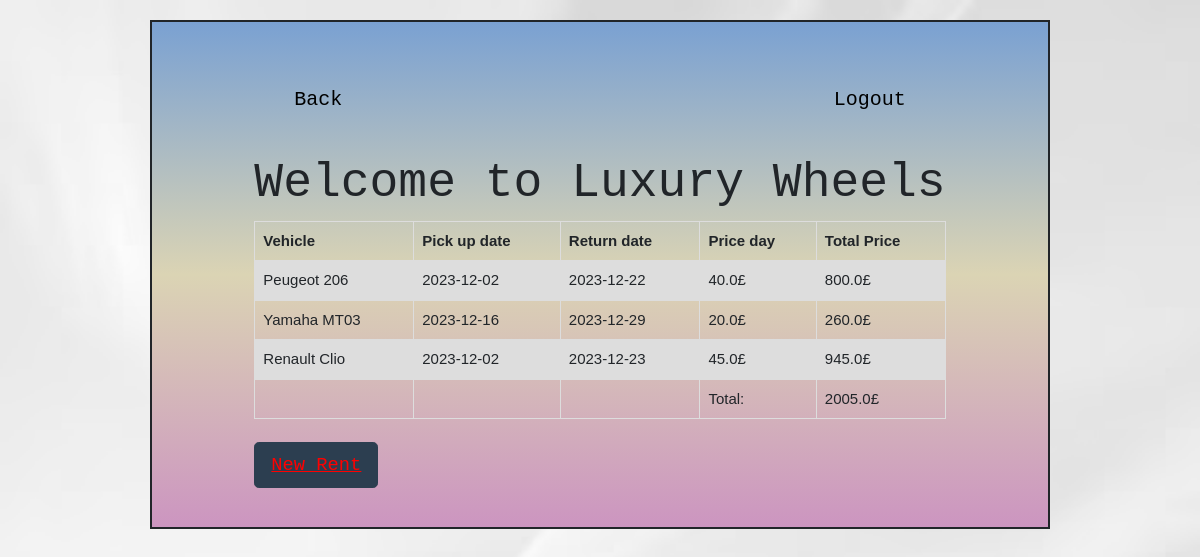
Screenshot of /my_rentals/ (signed in) with the database file from the repository.
### models.py (models this page shows, shortened)
class Rent(db.Model):
    __tablename__ = "rents"
    id = db.Column(db.Integer,primary_key=True,nullable=False)
    client_id = db.Column(db.Integer,db.ForeignKey("clients.id"), nullable=False)
    vehicle_id = db.Column(db.Integer,db.ForeignKey("vehicles.id"), nullable=False)
    pick_up_date = db.Column(db.Date, nullable=False)
    return_date = db.Column(db.Date, nullable=False)
    price_day = db.Column(db.Float,nullable=False)
    status_rent = db.Column(db.Boolean,nullable=False)
    total_price = db.Column(db.Float,nullable=False)

class Vehicle(db.Model):
    __tablename__ = "vehicles"
    id = db.Column(db.Integer, primary_key=True,nullable=False)
    type_id = db.Column(db.Integer,db.ForeignKey("vehicle_types.id"),nullable=False)
    name = db.Column(db.String(100),nullable=False)
    status = db.Column(db.Boolean,nullable=False)
    service = db.Column(db.Integer, nullable=False)
    iva = db.Column(db.Boolean, nullable=False)
    price_day = db.Column(db.Integer,nullable=False)
    category_id = db.Column(db.Integer,db.ForeignKey("categories.id"), nullable=False)
    image_car = db.Column(db.String(100), nullable=False)

### app.py (the view)
@app.route('/my_rentals/')
def my_rentals():
    clients_login = session.get('clients_id')
    rents = db.session.query(Rent, Vehicle).join(Rent).filter(Rent.client_id == clients_login).all()
    total = 0
    total_list = list()
    for sum in rents:
        total += sum[0].total_price
    total_list.append(total)
    return render_template("my_rentals.html",rents=rents,total=total,total_list=total_list)

### templates/my_rentals.html (shortened to what this page needs)
{% extends 'base.html' %}
{% block info %}
        <div id="header">
            <div id="home">
                <a  href="{{url_for('rent_car')}}" style="color:black"> Back</a>
            </div>
            <div id="admin">
                <a  href="{{url_for('page_index')}}" style="color:black"> Logout</a>
            </div>
        </div>
        <div class="form-group">
            <h1 style="text-align: center">Welcome to Luxury Wheels</h1>
            <table>
                <tr>
                <th>Vehicle</th>
                <th>Pick up date</th>
                <th>Return date</th>
                <th>Price day</th>
                <th>Total Price</th>
                </tr>
                {% for rent,vehicle in rents %}
                <tr>
                <td>{{vehicle.name}}</td>
                <td>{{rent.pick_up_date}}</td>
                <td>{{rent.return_date}}</td>
                <td>{{rent.price_day}}£</td>
                <td>{{rent.total_price}}£</td>
                </tr>
                    {% endfor %}
                {% for value in total_list %}
                <tr>
                <td></td>
                <td></td>
                <td></td>
                <td>Total:</td>
                <td>{{value}}£</td>
                </tr>
                    {% endfor %}
            </table>
                <br>
                <a  href="{{url_for('rent_car')}}" style="color:red"class="btn btn-primary btn-lg"><u>New Rent</u></a>
            </div>
        </div>
{% endblock %}

### templates/base.html (shortened to what this page needs)
<!DOCTYPE html>
<html lang="en">
<head>
        <link rel="stylesheet" href="https://cdn.jsdelivr.net/npm/bootswatch@4.5.2/dist/flatly/bootstrap.min.css"
>
    <link rel="stylesheet" href="{{ url_for('static', filename='main.css') }}">
</head>
<body>
 <div class="container">
{% block info %}
{% endblock %}
</body>
</html>

### static/main.css (style rules this page uses)
body { background: #ECE9E6; background: -webkit-linear-gradient(to right, #FFFFFF, #ECE9E6); background: linear-gradient(to right, #FFFFFF, #ECE9E6); padding:20px; display: flex; justify-content: center; background-image : url("../static/img/abstract-white-background.png" ); background-size: cover; }
.container { display:grid; justify-content: center; border: 2px solid; padding:2%; width: 900px; background: #CC95C0; background: -webkit-linear-gradient(to bottom, #7AA1D2, #DBD4B4, #CC95C0); background: linear-gradient(to bottom, #7AA1D2, #DBD4B4, #CC95C0); font-family: 'Bungee Spice', sans-serif; font-family: 'Roboto Mono', monospace; }
#header { padding: 40px; }
#home { font-size: 20px; float:left; font-family: 'Bungee Spice', sans-serif; font-family: 'Roboto Mono', monospace; }
#admin { float: right; font-family: 'Bungee Spice', sans-serif; font-family: 'Roboto Mono', monospace; font-size: 20px; }
table { font-family: arial, sans-serif; border-collapse: collapse; width: 100%; }
td, th { border: 1px solid #dddddd; text-align: left; padding: 8px; }
tr:nth-child(even) { background-color: #dddddd; }

### rows the page displays
Rent: name "Peugeot 206", pick_up_date "2023-12-02", return_date "2023-12-22", price_day "40.0", total_price "800.0"
Rent: name "Yamaha MT03", pick_up_date "2023-12-16", return_date "2023-12-29", price_day "20.0", total_price "260.0"
Rent: name "Renault Clio", pick_up_date "2023-12-02", return_date "2023-12-23", price_day "45.0", total_price "945.0"

### other values shown
{{ value }} "2005.0"
